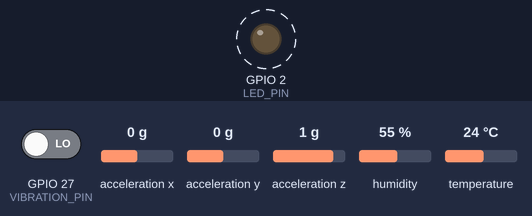
Bench run of a sketch on a simulated ESP32. On the bench: output pins drawn as LEDs (lit = HIGH). Wiring (inferred from the names in the program): MPU-6050 motion sensor at I2C address 0x68. Dashed ring = blinking. The inputs (shaded band) are chosen by the test bench; at power-on: GPIO 27 (VIBRATION_PIN) LOW, acceleration x 0 g, acceleration y 0 g, acceleration z 1 g, humidity 55 %, temperature 24 °C. No radio packets arrive unless stated; what the sketch prints to the serial monitor is not drawn.

Above: at 2.2 s.
Timing chart, 0 to 6.0 s (numbered marks = the images above):
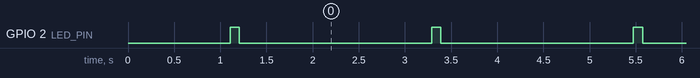

Measured:
- by itself, GPIO 2 (LED_PIN): alternates HIGH for 0.10 s and LOW for 2.1 s

The sketch:

Transmitter_code.ino
```cpp
#include <Wire.h>
#include <SPI.h>
#include <LoRa.h>
#include <DHT.h>

// =============================
// PIN DEFINITIONS
// =============================

#define SDA_PIN 21
#define SCL_PIN 22

#define DHT_PIN 4
#define DHT_TYPE DHT11

#define VIBRATION_PIN 27
#define LED_PIN 2

// LoRa
#define SS   5
#define RST  14
#define DIO0 26

// =============================
// DHT
// =============================

DHT dht(DHT_PIN, DHT_TYPE);

// =============================
// VARIABLES
// =============================

unsigned long packetNumber = 0;

int16_t ax, ay, az;

float tiltX;
float tiltY;

float temperature;
float humidity;

int vibrationState;

// =============================
// SETUP
// =============================

void setup()
{
  Serial.begin(115200);
  delay(1000);

  pinMode(LED_PIN, OUTPUT);
  pinMode(VIBRATION_PIN, INPUT);

  // MPU6050 I2C
  Wire.begin(SDA_PIN, SCL_PIN);

  // Check MPU6050
  Wire.beginTransmission(0x68);

  if (Wire.endTransmission() == 0)
  {
    Serial.println("MPU6050 OK");
  }
  else
  {
    Serial.println("MPU6050 ERROR");
  }

  // DHT
  dht.begin();

  // LoRa
  LoRa.setPins(SS, RST, DIO0);

  Serial.println("Starting LoRa...");

  if (!LoRa.begin(433E6))
  {
    Serial.println("LoRa initialization FAILED!");

    while (1)
    {
      digitalWrite(LED_PIN, HIGH);
      delay(200);
      digitalWrite(LED_PIN, LOW);
      delay(200);
    }
  }

  Serial.println("LoRa initialization SUCCESS!");

  Serial.println("NODE 01 READY");
}

// =============================
// READ MPU6050
// =============================

void readMPU()
{
  Wire.beginTransmission(0x68);

  Wire.write(0x3B);

  Wire.endTransmission(false);

  Wire.requestFrom(0x68, 6);

  if (Wire.available() >= 6)
  {
    ax = Wire.read() << 8 | Wire.read();
    ay = Wire.read() << 8 | Wire.read();
    az = Wire.read() << 8 | Wire.read();
  }
}

// =============================
// LOOP
// =============================

void loop()
{
  // Read MPU
  readMPU();

  float accX = ax / 16384.0;
  float accY = ay / 16384.0;
  float accZ = az / 16384.0;

  // Tilt
  tiltX = atan2(
    accY,
    sqrt(accX * accX + accZ * accZ)
  ) * 180.0 / PI;

  tiltY = atan2(
    -accX,
    sqrt(accY * accY + accZ * accZ)
  ) * 180.0 / PI;

  // DHT
  temperature = dht.readTemperature();
  humidity = dht.readHumidity();

  // Keep previous valid values if DHT fails
  static float lastTemp = 0;
  static float lastHumidity = 0;

  if (!isnan(temperature))
    lastTemp = temperature;
  else
    temperature = lastTemp;

  if (!isnan(humidity))
    lastHumidity = humidity;
  else
    humidity = lastHumidity;

  // SW420
  vibrationState = digitalRead(VIBRATION_PIN);

  // Packet number
  packetNumber++;

  // =============================
  // CREATE PACKET
  // =============================

  String packet = "";

  packet += "N01";
  packet += ",";
  packet += String(packetNumber);
  packet += ",";
  packet += String(tiltX, 2);
  packet += ",";
  packet += String(tiltY, 2);
  packet += ",";
  packet += String(accX, 2);
  packet += ",";
  packet += String(accY, 2);
  packet += ",";
  packet += String(accZ, 2);
  packet += ",";
  packet += String(temperature, 1);
  packet += ",";
  packet += String(humidity, 1);
  packet += ",";
  packet += String(vibrationState);

  // =============================
  // TRANSMIT
  // =============================

  Serial.println();
  Serial.println("TRANSMITTING:");
  Serial.println(packet);

  LoRa.beginPacket();
  LoRa.print(packet);
  LoRa.endPacket();

  Serial.println("Packet sent.");

  digitalWrite(LED_PIN, HIGH);
  delay(100);
  digitalWrite(LED_PIN, LOW);

  delay(2000);
}
```
